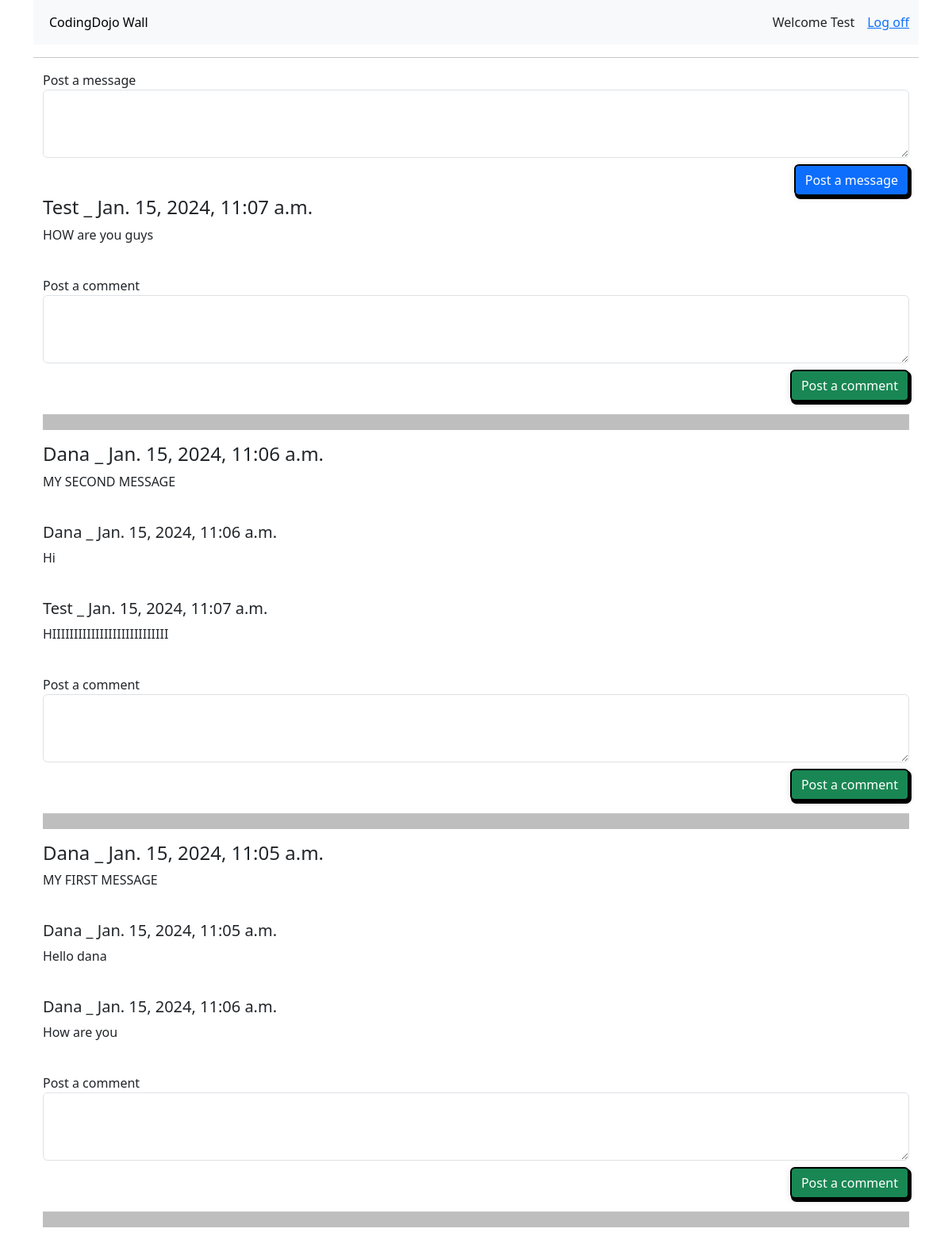
Screenshot of /wall (signed in) with the database file from the repository.
### app1/models.py (models this page shows, shortened)
class Users(models.Model):
    first_name = models.CharField(max_length=255)
    last_name = models.CharField(max_length=255)
    email= models.EmailField(unique=True)
    password = models.CharField(max_length=128)
    created_at = models.DateTimeField(auto_now=True)
    updated_at = models.DateTimeField(auto_now_add=True)
    objects = UsersManger()

class Messages(models.Model):
    user_id = models.ForeignKey(Users,on_delete=models.CASCADE,related_name="messages")
    message = models.TextField()
    created_at = models.DateTimeField(auto_now=True)

class Comments(models.Model):
    message_id = models.ForeignKey(Messages,on_delete=models.CASCADE,related_name="comments")
    user_id = models.ForeignKey(Users,on_delete=models.CASCADE,related_name="comments")
    comment = models.TextField()
    created_at = models.DateTimeField(auto_now=True)

### app1/views.py (the view)
# urls.py: path('wall', views.wall, name='wall'),
def wall(request):
    user_id = request.session.get('user_id')
    if not user_id:
        return redirect('app1:registration')
    user = Users.objects.get(id=user_id)
    messages = Messages.objects.all().order_by('-created_at')
    context = {
        'user': user,
        'messages': messages
    }
    return render(request, 'wall.html', context)

### app1/templates/wall.html (shortened to what this page needs)
{% extends './base.html' %}
{% block content %}
    <link rel="stylesheet" href="../static/navbar.css">
  <form action="{% url 'app1:message' %}" method="POST">
      <div class="form-group">
          <label for="exampleFormControlTextarea1">Post a message</label>
          <textarea class="form-control" name="text" id="exampleFormControlTextarea1" rows="3"></textarea>
        </div>
        <div class="submit-btn d-flex justify-content-end">
          <button type="submit" class="btn  btn-primary btn-shadow mt-2"> Post a message</button>
      </div>
    </form>
    {% for message in messages %}
      <h4>{{message.user_id.first_name}}  _  {{message.created_at}}</h2>
      <p style="word-wrap: break-word;">{{message.message}} </p>
      <br>
      {% for comment in message.comments.all %}
        <h5>{{comment.user_id.first_name}} _ {{comment.created_at}}</h5>
        <p style="word-wrap: break-word;">{{comment.comment}}</p>
        <br>
      {% endfor %}
    <form action="{% url 'app1:comment' %}" method="POST">
      <div class="form-group">
          <label for="exampleFormControlTextarea1">Post a comment</label>
          <textarea class="form-control" name="comment" id="exampleFormControlTextarea1" rows="3"></textarea>
    </div>
        <div class="submit-btn d-flex justify-content-end">
          <button type="submit" class="btn  btn-success btn-shadow mt-2"> Post a comment</button>
          </div>
      </form>
      <hr style="height: 20px; background-color: #000000;">
    {% endfor %}
    {% endblock content %}

### app1/templates/base.html (shortened to what this page needs)
{% load static %}
<!DOCTYPE html>
<html lang="en">
  <head>
    <link rel="stylesheet" href="{% static 'bootstrap.min.css' %}" />
    <link rel="stylesheet" href="../static/navbar.css">
  </head>
   <body>
  <div class="container text-left mt-6">
    <nav class="navbar navbar-expand-lg bg-body-tertiary">
        <div class="container-fluid">
            <div class="collapse navbar-collapse" id="navbarSupportedContent">
                <ul class="navbar-nav me-auto mb-2 mb-lg-0">
                    <li class="nav-item">
                        <a class="nav-link active" aria-current="page" href="{% url 'app1:wall'%}">CodingDojo Wall</a>
                    </li>
                </ul>
                <ul style="list-style: none;" class="ms-auto d-flex gap-3 m-0">
                                        <li class="nav-item ">
                                            <a class="nav-link active" aria-current="page"href="{% url 'app1:wall'%}">Welcome {{user.first_name}}</a>
                                        </li>
                                        <li class="nav-item ">
                                            <a style="text-decoration: underline;" class=" nav-link active text-primary" aria-current="page"  href="{% url 'app1:logout' %}">Log off</a>
                                        </li>
                </ul>
          </div>
        </div>
      </nav>
      <hr>
    <div class="container">
        {% block content %}
        {% endblock content %}
    </div>
</div>
</body>
</html>

### app1/static/navbar.css (style rules this page uses)
.btn-shadow { box-shadow: 2px 3px 0px 1px rgba(0, 0, 0, 1), 0 2px 10px 0 rgba(0, 0, 0, 0.12); border: 2px solid black; }

### rows the page displays
Users: first_name "Test"
Messages: user_id.first_name "Test", created_at "Jan. 15, 2024, 11:07 a.m.", message "HOW are you guys"
Messages: user_id.first_name "Dana", created_at "Jan. 15, 2024, 11:06 a.m.", message "MY SECOND MESSAGE"
Comments: user_id.first_name "Dana", created_at "Jan. 15, 2024, 11:06 a.m.", comment "Hi"
Comments: user_id.first_name "Test", created_at "Jan. 15, 2024, 11:07 a.m.", comment "HIIIIIIIIIIIIIIIIIIIIIIIIIII"
Messages: user_id.first_name "Dana", created_at "Jan. 15, 2024, 11:05 a.m.", message "MY FIRST MESSAGE"
Comments: user_id.first_name "Dana", created_at "Jan. 15, 2024, 11:05 a.m.", comment "Hello dana"
Comments: user_id.first_name "Dana", created_at "Jan. 15, 2024, 11:06 a.m.", comment "How are you"
